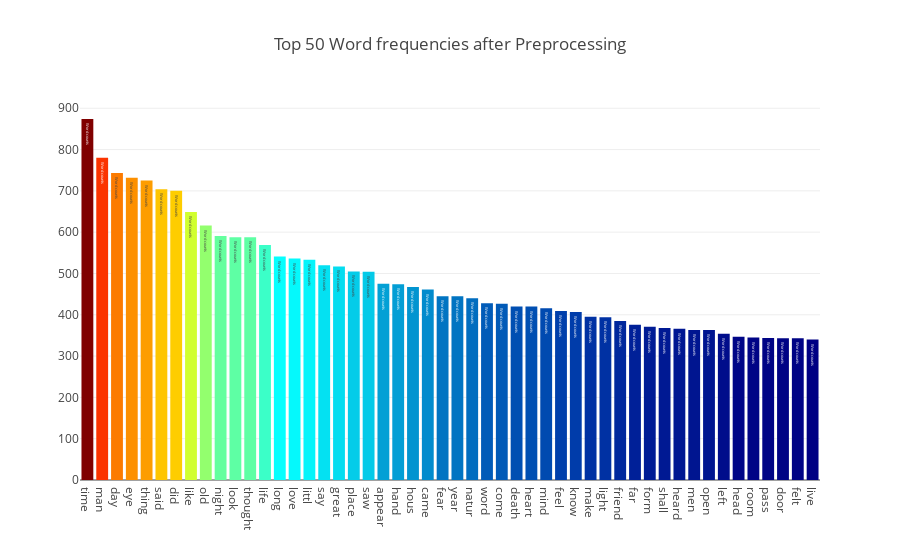
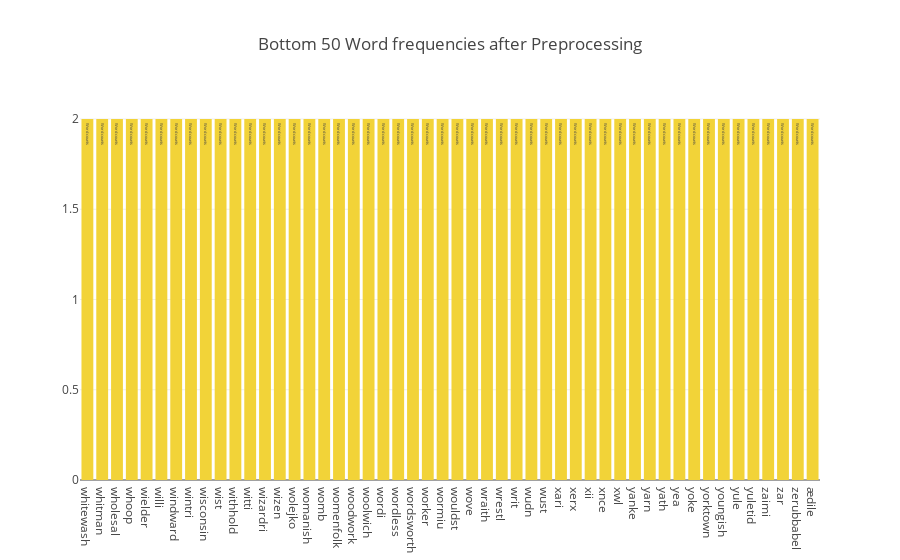

Source (notebook cell) for these figures, in order:
### Markdown cell above
##### Revisiting our Term frequencies

Having implemented our stemmed count vectorizer, let us revist the plots for the term frquencies of the top 50 words (by frequency). As you can see from the plot, all our prior preprocessing efforts have not gone to waste. With the removal of stopwords, the remaining words seem much more meaningful where you can see that all the stopwords in the earlier term frequency plot

### Code cell
feature_names = tf_vectorizer.get_feature_names()
count_vec = np.asarray(tf.sum(axis=0)).ravel()
zipped = list(zip(feature_names, count_vec))
x, y = (list(x) for x in zip(*sorted(zipped, key=lambda x: x[1], reverse=True)))
# Now I want to extract out on the top 15 and bottom 15 words
Y = np.concatenate([y[0:15], y[-16:-1]])
X = np.concatenate([x[0:15], x[-16:-1]])

# Plotting the Plot.ly plot for the Top 50 word frequencies
data = [go.Bar(
            x = x[0:50],
            y = y[0:50],
            marker= dict(colorscale='Jet',
                         color = y[0:50]
                        ),
            text='Word counts'
    )]

layout = go.Layout(
    title='Top 50 Word frequencies after Preprocessing'
)

fig = go.Figure(data=data, layout=layout)

py.iplot(fig, filename='basic-bar')

# Plotting the Plot.ly plot for the Top 50 word frequencies
data = [go.Bar(
            x = x[-50:],
            y = y[-50:],
            marker= dict(colorscale='Portland',
                         color = y[-50:]
                        ),
            text='Word counts'
    )]

layout = go.Layout(
    title='Bottom 50 Word frequencies after Preprocessing'
)

fig = go.Figure(data=data, layout=layout)

py.iplot(fig, filename='basic-bar')

### Figure 1 — Plotly figure (JSON) as saved in the notebook; plotly's stock layout.template omitted (floating-point values rounded to 4 significant figures)
{"data": [{"marker": {"color": [874, 780, 743, 732, 725, 704, 700, 649, 616, 591, 588, 588, 569, 541, 536, 533, 520, 517, 505, 504, 475, 474, 467, 461, 445, 445, 440, 428, 427, 420, 420, 416, 409, 407, 395, 394, 385, 376, 371, 368, 366, 363, 363, 354, 347, 345, 344, 343, 343, 340], "colorscale": "Jet"}, "text": "Word counts", "type": "bar", "x": ["time", "man", "day", "eye", "thing", "said", "did", "like", "old", "night", "look", "thought", "life", "long", "love", "littl", "say", "great", "place", "saw", "appear", "hand", "hous", "came", "fear", "year", "natur", "word", "come", "death", "heart", "mind", "feel", "know", "make", "light", "friend", "far", "form", "shall", "heard", "men", "open", "left", "head", "room", "pass", "door", "felt", "live"], "y": [874, 780, 743, 732, 725, 704, 700, 649, 616, 591, 588, 588, 569, 541, 536, 533, 520, 517, 505, 504, 475, 474, 467, 461, 445, 445, 440, 428, 427, 420, 420, 416, 409, 407, 395, 394, 385, 376, 371, 368, 366, 363, 363, 354, 347, 345, 344, 343, 343, 340]}], "layout": {"title": "Top 50 Word frequencies after Preprocessing"}}

### Figure 2 — Plotly figure (JSON) as saved in the notebook; plotly's stock layout.template omitted (floating-point values rounded to 4 significant figures)
{"data": [{"marker": {"color": [2, 2, 2, 2, 2, 2, 2, 2, 2, 2, 2, 2, 2, 2, 2, 2, 2, 2, 2, 2, 2, 2, 2, 2, 2, 2, 2, 2, 2, 2, 2, 2, 2, 2, 2, 2, 2, 2, 2, 2, 2, 2, 2, 2, 2, 2, 2, 2, 2, 2], "colorscale": "Portland"}, "text": "Word counts", "type": "bar", "x": ["whitewash", "whitman", "wholesal", "whoop", "wielder", "willi", "windward", "wintri", "wisconsin", "wist", "withhold", "witti", "wizardri", "wizen", "wolejko", "womanish", "womb", "womenfolk", "woodwork", "woolwich", "wordi", "wordless", "wordsworth", "worker", "wormiu", "wouldst", "wove", "wraith", "wrestl", "writ", "wudn", "wust", "xari", "xerx", "xii", "xnce", "xwl", "yanke", "yarn", "yath", "yea", "yoke", "yorktown", "youngish", "yule", "yuletid", "zaimi", "zar", "zerubbabel", "ædile"], "y": [2, 2, 2, 2, 2, 2, 2, 2, 2, 2, 2, 2, 2, 2, 2, 2, 2, 2, 2, 2, 2, 2, 2, 2, 2, 2, 2, 2, 2, 2, 2, 2, 2, 2, 2, 2, 2, 2, 2, 2, 2, 2, 2, 2, 2, 2, 2, 2, 2, 2]}], "layout": {"title": "Bottom 50 Word frequencies after Preprocessing"}}
